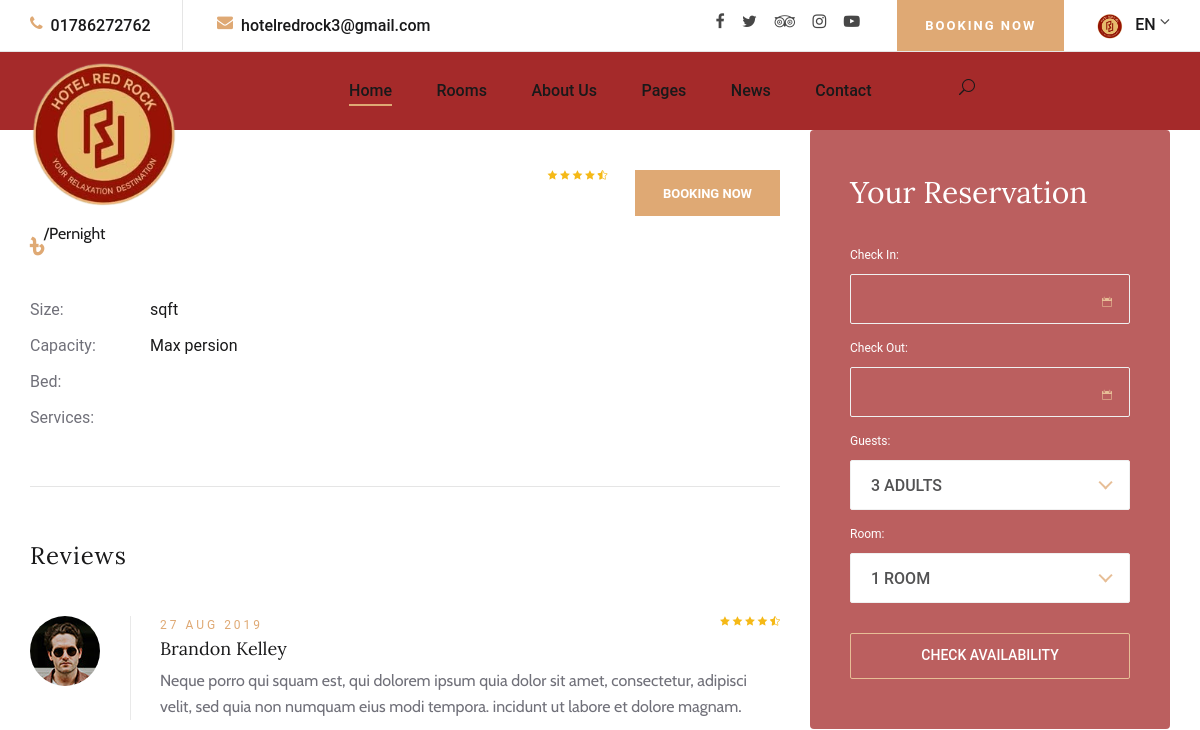
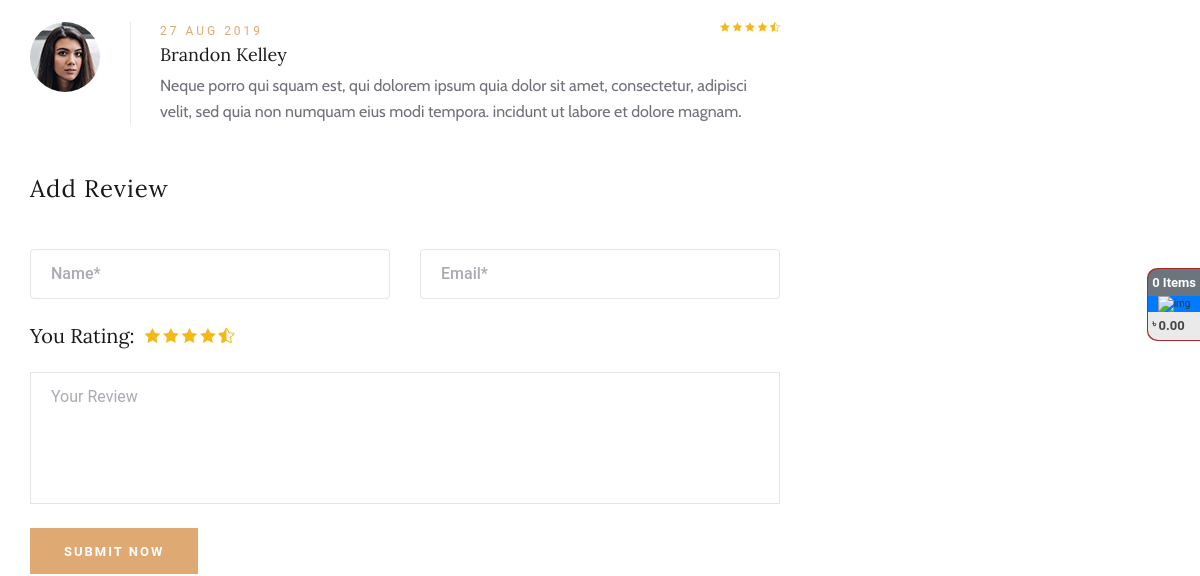
The app's page /rooms/room_details/4/ (upper part), older data (2 pictures, top to bottom).
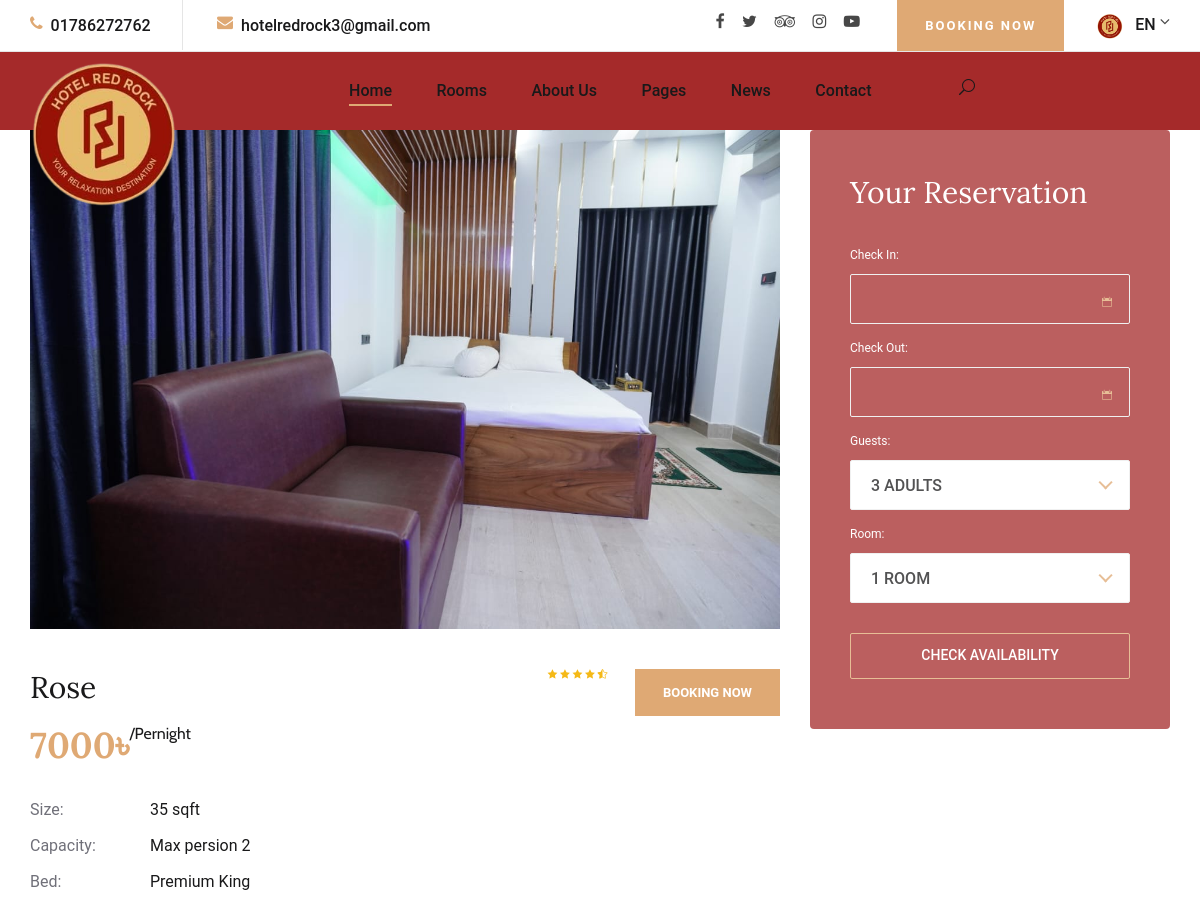
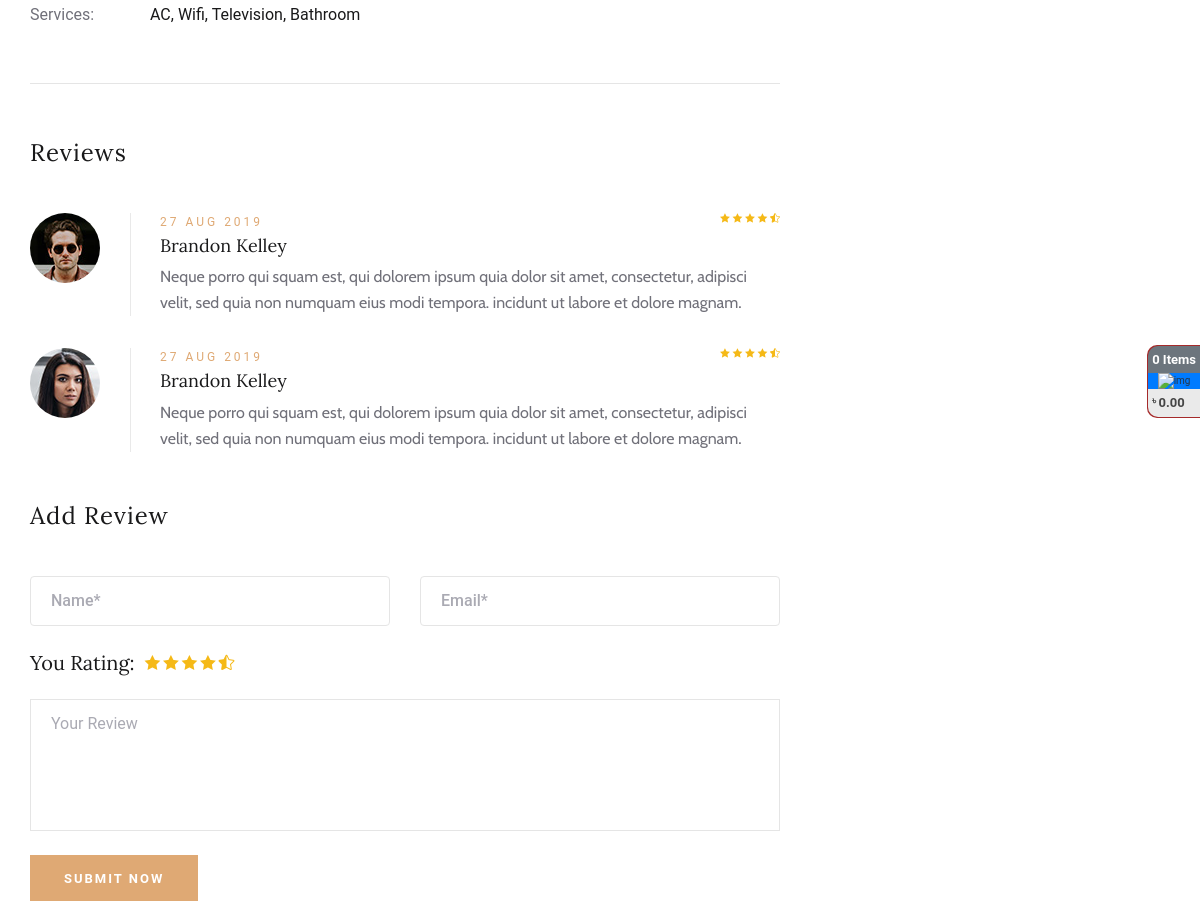
The same page, newer data (2 pictures, top to bottom).
### rooms/models.py (models this page shows, shortened)
class Room(models.Model):
    serial=models.IntegerField(default=0)
    name=models.CharField(max_length=100,unique=True)
    name_eng=models.CharField(max_length=100,unique=True)
    room_no=models.CharField(max_length=100,unique=True)
    room_type=models.ForeignKey(RoomType,blank=True,null=True,on_delete=models.SET_NULL)
    bed_type=models.ForeignKey(BedType,blank=True,null=True,on_delete=models.SET_NULL)
    status=models.CharField(max_length=100,blank=True,null=True)
    price=models.CharField(max_length=10,blank=True,null=True)
    person_occupancy=models.CharField(max_length=10,blank=True,null=True)
    number_of_beds=models.CharField(max_length=10,blank=True,null=True)
    size=models.CharField(max_length=10,blank=True,null=True)
    services=models.CharField(max_length=500,blank=True,null=True)
    description=RichTextField(blank=True,null=True)
    comment=models.ManyToManyField(Comment,blank=True,null=True)
    main_image=models.FileField(upload_to='media/room_images',blank=True,null=True,)
    second_image=models.FileField(upload_to='media/room_images',blank=True,null=True,)
    is_available=models.BooleanField(default=False)
    class Meta:
        ordering = ['serial']

class RoomType(models.Model):
    serial=models.IntegerField(default=0)
    name=models.CharField(max_length=100,unique=True)
    name_eng=models.CharField(max_length=100,unique=True)
    description=RichTextField(blank=True,null=True)
    occupancy=models.CharField(max_length=100,blank=True,null=True)

### rooms/views.py (the view, shortened to what this page needs)
# urls.py: path('room_details/<int:id>/', views.RoomDetails.as_view(),name="room_details"),
class RoomDetails(View):
    template_name = 'rooms/room_details.html'
    def get(self, request, *args, **kwargs):
        rooms=Room.objects.filter(id=int(kwargs['id'])).first()
        staffs=Staff.objects.all().order_by("serial")
        guests=Guest.objects.all().order_by("-id")
        context={}
        context['room']=rooms
        context['staffs']=staffs
        context['guests']=guests
        return render(request, self.template_name,context)

### rhms/context_processors.py (called while the page is built)
def site_info(request):
        hotel_details=HotelDetails.objects.last()
        return {
            'SITE_NAME': hotel_details.title,
            'SITE_NAME_ENG': hotel_details.title_en,
            'SLOGAN': hotel_details.slogan,
            'SLOGAN_ENG': hotel_details.slogan_en,
            'UPAZILLA':hotel_details.upazilla,
            'DISTRICT':hotel_details.district,
            'LOGO': hotel_details.logo,
            'LOGO_OPACITY': hotel_details.logo_opacity,
            'LOGO_ENG': hotel_details.logo,
            'LOGO_OPACITY_ENG': hotel_details.logo_opacity_en,
            'MONOGRAM': hotel_details.monogram,
            'MONOGRAM_ENG': hotel_details.monogram_en,
        }

### templates/rooms/room_details.html (shortened to what the changed rows need)
{% extends 'basepage/basepage.html' %}
{% load static  %}
    {% block content %}
    <section class="room-details-section spad">
        <div class="container">
            <div class="row">
                <div class="col-lg-8">
                    <div class="room-details-item">
                        <img src="{{ room.main_image.url }}" alt="">
                        <div class="rd-text">
                            <div class="rd-title">
                                <h3>{{ room.name_eng }}</h3>
                                <div class="rdt-right">
                                    <div class="rating">
                                    </div>
                                    <a href="#">Booking Now</a>
                                </div>
                            </div>
                            <h2>{{ room.price }}&#x09F3;<span>/Pernight</span></h2>
                            <table>
                                <tbody>
                                    <tr>
                                        <td class="r-o">Size:</td>
                                        <td>{{ room.size }} sqft</td>
                                    </tr>
                                    <tr>
                                        <td class="r-o">Capacity:</td>
                                        <td>Max persion {{ room.person_occupancy  }}</td>
                                    </tr>
                                    <tr>
                                        <td class="r-o">Bed:</td>
                                        <td>{{ room.room_type.name_eng }}</td>
                                    </tr>
                                    <tr>
                                        <td class="r-o">Services:</td>
                                        <td>{{ room.services }}</td>
                                    </tr>
                                </tbody>
                            </table>
                        </div>
                    </div>
                </div>
            </div>
        </div>
    </section>
    {% endblock content %}

Row changes from the older to the newer data that the page shows:
added Room: main_image (picture), name_eng "Rose", price "7000", size "35", person_occupancy "2", room_type.name_eng "Premium King", services "AC, Wifi, Television, Bathroom"
